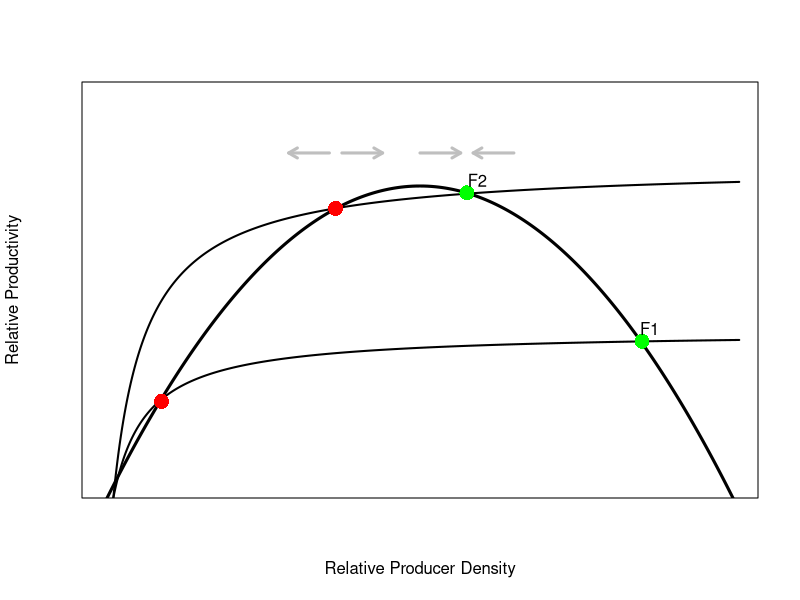

This figure's R source:
## ---- chunk 1
#| fig-asp: 1
# Logistic Recruitment
logistic.recruit <- expression(r*N*(1 - (N/K)^theta))
no <- 1
r <- 0.45
K <- 100
theta <- 1
N <- seq(0,K,length=500)

# Holling Type II Functional Response
h2 <- expression(a*N/(b + a*x))
x <- N+1
a <- 0.7
b <- 3
plot(N,eval(logistic.recruit), type="l", yaxs="i", lwd=3, axes=FALSE, xlab="Relative Producer Density", ylab="Relative Productivity", ylim=c(0,15))
box()
lines(x, 6*eval(h2), lwd=2)
lines(x, 12*eval(h2), lwd=2)

points(c(8.702413, 36.521362, 57.497146, 85.464859), c(3.485678, 10.441517, 11.003335,  5.652690), col=c("red","red","green","green"), cex=2, pch=16)
arrows(36.521362-7.5, 10.441517+2, 36.521362-1, 10.441517+2, code=1, lwd=3, length=0.1, col=grey(0.75))
arrows(36.521362+1, 10.441517+2, 36.521362+7.5, 10.441517+2, code=2, lwd=3, length=0.1, col=grey(0.75))
#
arrows(57.497146-7.5, 10.441517+2, 57.497146-1, 10.441517+2, code=2, lwd=3, length=0.1, col=grey(0.75))
arrows(57.497146+1, 10.441517+2, 57.497146+7.5, 10.441517+2, code=1, lwd=3, length=0.1, col=grey(0.75))
text(c(59.13355, 86.65497), c(11.458140,  6.107494), c("F2", "F1"))
